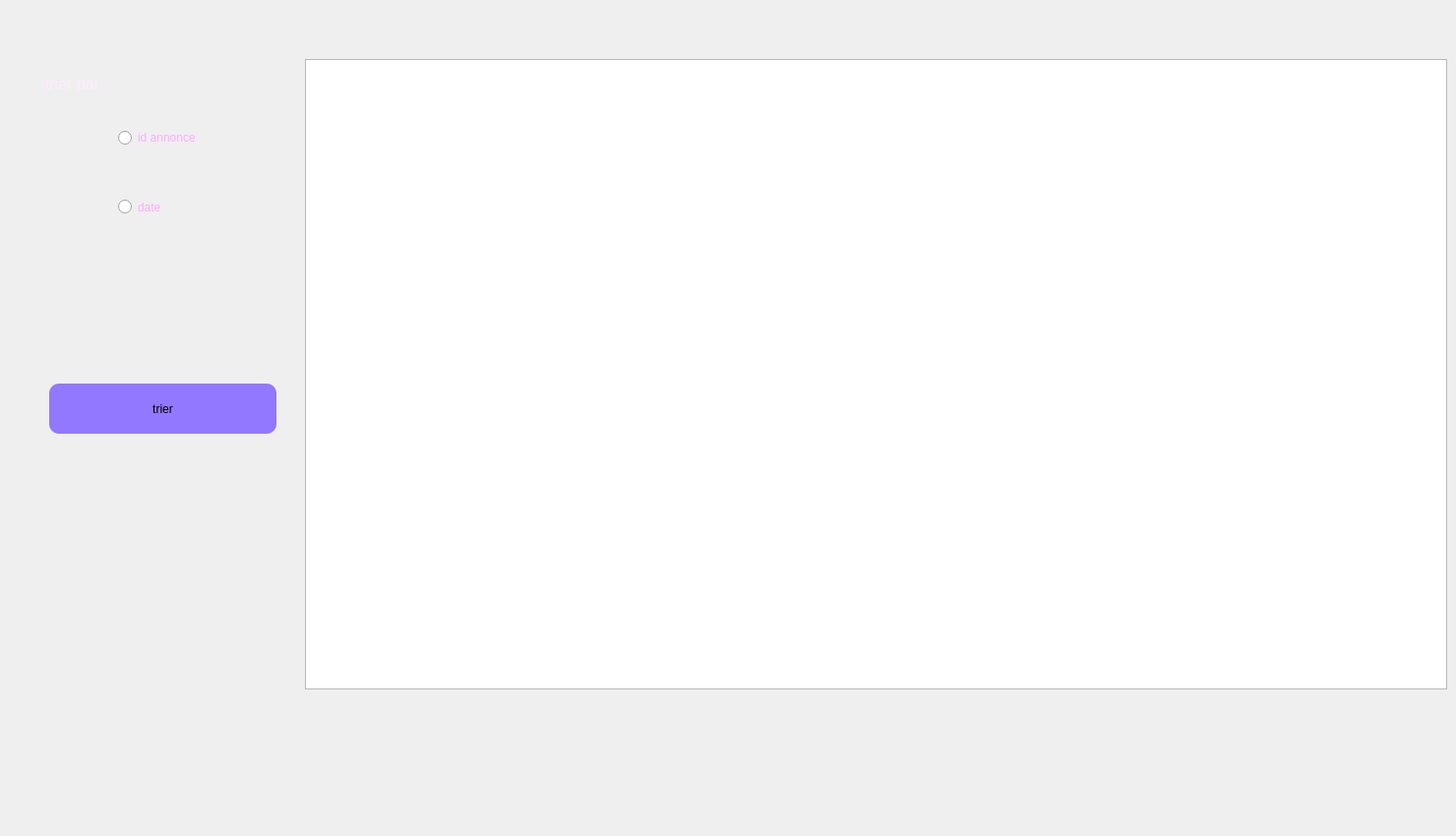
      <widget class="QWidget" name="tab_16">
       <attribute name="title">
        <string>trier</string>
       </attribute>
       <widget class="QRadioButton" name="triidan">
        <property name="geometry">
         <rect>
          <x>120</x>
          <y>130</y>
          <width>85</width>
          <height>20</height>
         </rect>
        </property>
        <property name="palette">
         <palette>
          <active>
           <colorrole role="WindowText">
            <brush brushstyle="SolidPattern">
             <color alpha="255">
              <red>255</red>
              <green>170</green>
              <blue>255</blue>
             </color>
            </brush>
           </colorrole>
          </active>
          <inactive>
           <colorrole role="WindowText">
            <brush brushstyle="SolidPattern">
             <color alpha="255">
              <red>255</red>
              <green>170</green>
              <blue>255</blue>
             </color>
            </brush>
           </colorrole>
          </inactive>
          <disabled>
           <colorrole role="WindowText">
            <brush brushstyle="SolidPattern">
             <color alpha="255">
              <red>120</red>
              <green>120</green>
              <blue>120</blue>
             </color>
            </brush>
           </colorrole>
          </disabled>
         </palette>
        </property>
        <property name="text">
         <string>id annonce</string>
        </property>
       </widget>
       <widget class="QRadioButton" name="tridate">
        <property name="geometry">
         <rect>
          <x>120</x>
          <y>200</y>
          <width>101</width>
          <height>21</height>
         </rect>
        </property>
        <property name="palette">
         <palette>
          <active>
           <colorrole role="WindowText">
            <brush brushstyle="SolidPattern">
             <color alpha="255">
              <red>255</red>
              <green>170</green>
              <blue>255</blue>
             </color>
            </brush>
           </colorrole>
          </active>
          <inactive>
           <colorrole role="WindowText">
            <brush brushstyle="SolidPattern">
             <color alpha="255">
              <red>255</red>
              <green>170</green>
              <blue>255</blue>
             </color>
            </brush>
           </colorrole>
          </inactive>
          <disabled>
           <colorrole role="WindowText">
            <brush brushstyle="SolidPattern">
             <color alpha="255">
              <red>120</red>
              <green>120</green>
              <blue>120</blue>
             </color>
            </brush>
           </colorrole>
          </disabled>
         </palette>
        </property>
        <property name="text">
         <string>date</string>
        </property>
       </widget>
       <widget class="QLabel" name="label_55">
        <property name="geometry">
         <rect>
          <x>46</x>
          <y>70</y>
          <width>341</width>
          <height>31</height>
         </rect>
        </property>
        <property name="palette">
         <palette>
          <active>
           <colorrole role="WindowText">
            <brush brushstyle="SolidPattern">
             <color alpha="255">
              <red>255</red>
              <green>235</green>
              <blue>255</blue>
             </color>
            </brush>
           </colorrole>
           <colorrole role="Button">
            <brush brushstyle="SolidPattern">
             <color alpha="255">
              <red>255</red>
              <green>255</green>
              <blue>255</blue>
             </color>
            </brush>
           </colorrole>
           <colorrole role="Light">
            <brush brushstyle="SolidPattern">
             <color alpha="255">
              <red>255</red>
              <green>255</green>
              <blue>255</blue>
             </color>
            </brush>
           </colorrole>
           <colorrole role="Midlight">
            <brush brushstyle="SolidPattern">
             <color alpha="255">
              <red>255</red>
              <green>255</green>
              <blue>255</blue>
             </color>
            </brush>
           </colorrole>
           <colorrole role="Dark">
            <brush brushstyle="SolidPattern">
             <color alpha="255">
              <red>127</red>
              <green>127</green>
              <blue>127</blue>
             </color>
            </brush>
           </colorrole>
           <colorrole role="Mid">
            <brush brushstyle="SolidPattern">
             <color alpha="255">
              <red>170</red>
              <green>170</green>
              <blue>170</blue>
             </color>
            </brush>
           </colorrole>
           <colorrole role="Text">
            <brush brushstyle="SolidPattern">
             <color alpha="255">
              <red>255</red>
              <green>170</green>
              <blue>255</blue>
             </color>
            </brush>
           </colorrole>
           <colorrole role="BrightText">
            <brush brushstyle="SolidPattern">
             <color alpha="255">
              <red>255</red>
              <green>255</green>
              <blue>255</blue>
             </color>
            </brush>
           </colorrole>
           <colorrole role="ButtonText">
            <brush brushstyle="SolidPattern">
             <color alpha="255">
              <red>0</red>
              <green>0</green>
              <blue>0</blue>
             </color>
            </brush>
           </colorrole>
           <colorrole role="Base">
            <brush brushstyle="SolidPattern">
             <color alpha="255">
              <red>255</red>
              <green>255</green>
              <blue>255</blue>
             </color>
            </brush>
           </colorrole>
           <colorrole role="Window">
            <brush brushstyle="SolidPattern">
             <color alpha="255">
              <red>255</red>
              <green>255</green>
              <blue>255</blue>
             </color>
            </brush>
           </colorrole>
           <colorrole role="Shadow">
            <brush brushstyle="SolidPattern">
             <color alpha="255">
              <red>0</red>
              <green>0</green>
              <blue>0</blue>
             </color>
            </brush>
           </colorrole>
           <colorrole role="AlternateBase">
            <brush brushstyle="SolidPattern">
             <color alpha="255">
              <red>255</red>
              <green>255</green>
              <blue>255</blue>
             </color>
            </brush>
           </colorrole>
           <colorrole role="ToolTipBase">
            <brush brushstyle="SolidPattern">
             <color alpha="255">
              <red>255</red>
              <green>255</green>
              <blue>220</blue>
             </color>
            </brush>
           </colorrole>
           <colorrole role="ToolTipText">
            <brush brushstyle="SolidPattern">
             <color alpha="255">
              <red>0</red>
              <green>0</green>
              <blue>0</blue>
             </color>
            </brush>
           </colorrole>
           <colorrole role="PlaceholderText">
            <brush brushstyle="SolidPattern">
             <color alpha="128">
              <red>0</red>
              <green>0</green>
              <blue>0</blue>
             </color>
            </brush>
           </colorrole>
          </active>
          <inactive>
           <colorrole role="WindowText">
            <brush brushstyle="SolidPattern">
             <color alpha="255">
              <red>255</red>
              <green>235</green>
              <blue>255</blue>
             </color>
            </brush>
           </colorrole>
           <colorrole role="Button">
            <brush brushstyle="SolidPattern">
             <color alpha="255">
              <red>255</red>
              <green>255</green>
              <blue>255</blue>
             </color>
            </brush>
           </colorrole>
           <colorrole role="Light">
            <brush brushstyle="SolidPattern">
             <color alpha="255">
              <red>255</red>
              <green>255</green>
              <blue>255</blue>
             </color>
            </brush>
           </colorrole>
           <colorrole role="Midlight">
            <brush brushstyle="SolidPattern">
             <color alpha="255">
              <red>255</red>
              <green>255</green>
              <blue>255</blue>
             </color>
            </brush>
           </colorrole>
           <colorrole role="Dark">
            <brush brushstyle="SolidPattern">
             <color alpha="255">
              <red>127</red>
              <green>127</green>
              <blue>127</blue>
             </color>
            </brush>
           </colorrole>
           <colorrole role="Mid">
            <brush brushstyle="SolidPattern">
             <color alpha="255">
              <red>170</red>
              <green>170</green>
              <blue>170</blue>
             </color>
            </brush>
           </colorrole>
           <colorrole role="Text">
            <brush brushstyle="SolidPattern">
             <color alpha="255">
              <red>255</red>
              <green>170</green>
              <blue>255</blue>
             </color>
            </brush>
           </colorrole>
           <colorrole role="BrightText">
            <brush brushstyle="SolidPattern">
             <color alpha="255">
              <red>255</red>
              <green>255</green>
              <blue>255</blue>
             </color>
            </brush>
           </colorrole>
           <colorrole role="ButtonText">
            <brush brushstyle="SolidPattern">
             <color alpha="255">
              <red>0</red>
              <green>0</green>
              <blue>0</blue>
             </color>
            </brush>
           </colorrole>
           <colorrole role="Base">
            <brush brushstyle="SolidPattern">
             <color alpha="255">
              <red>255</red>
              <green>255</green>
              <blue>255</blue>
             </color>
            </brush>
           </colorrole>
           <colorrole role="Window">
            <brush brushstyle="SolidPattern">
             <color alpha="255">
              <red>255</red>
              <green>255</green>
              <blue>255</blue>
             </color>
            </brush>
           </colorrole>
           <colorrole role="Shadow">
            <brush brushstyle="SolidPattern">
             <color alpha="255">
              <red>0</red>
              <green>0</green>
              <blue>0</blue>
             </color>
            </brush>
           </colorrole>
           <colorrole role="AlternateBase">
            <brush brushstyle="SolidPattern">
             <color alpha="255">
              <red>255</red>
              <green>255</green>
              <blue>255</blue>
             </color>
            </brush>
           </colorrole>
           <colorrole role="ToolTipBase">
            <brush brushstyle="SolidPattern">
             <color alpha="255">
              <red>255</red>
              <green>255</green>
              <blue>220</blue>
             </color>
            </brush>
           </colorrole>
           <colorrole role="ToolTipText">
            <brush brushstyle="SolidPattern">
             <color alpha="255">
              <red>0</red>
              <green>0</green>
              <blue>0</blue>
             </color>
            </brush>
           </colorrole>
           <colorrole role="PlaceholderText">
            <brush brushstyle="SolidPattern">
             <color alpha="128">
              <red>0</red>
              <green>0</green>
              <blue>0</blue>
             </color>
            </brush>
           </colorrole>
          </inactive>
          <disabled>
           <colorrole role="WindowText">
            <brush brushstyle="SolidPattern">
             <color alpha="255">
              <red>127</red>
              <green>127</green>
              <blue>127</blue>
             </color>
            </brush>
           </colorrole>
           <colorrole role="Button">
            <brush brushstyle="SolidPattern">
             <color alpha="255">
              <red>255</red>
              <green>255</green>
              <blue>255</blue>
             </color>
            </brush>
           </colorrole>
           <colorrole role="Light">
            <brush brushstyle="SolidPattern">
             <color alpha="255">
              <red>255</red>
              <green>255</green>
              <blue>255</blue>
             </color>
            </brush>
           </colorrole>
           <colorrole role="Midlight">
            <brush brushstyle="SolidPattern">
             <color alpha="255">
              <red>255</red>
              <green>255</green>
              <blue>255</blue>
             </color>
            </brush>
           </colorrole>
           <colorrole role="Dark">
            <brush brushstyle="SolidPattern">
             <color alpha="255">
              <red>127</red>
              <green>127</green>
              <blue>127</blue>
             </color>
            </brush>
           </colorrole>
           <colorrole role="Mid">
            <brush brushstyle="SolidPattern">
             <color alpha="255">
              <red>170</red>
              <green>170</green>
              <blue>170</blue>
             </color>
            </brush>
           </colorrole>
           <colorrole role="Text">
            <brush brushstyle="SolidPattern">
             <color alpha="255">
              <red>127</red>
              <green>127</green>
              <blue>127</blue>
             </color>
            </brush>
           </colorrole>
           <colorrole role="BrightText">
            <brush brushstyle="SolidPattern">
             <color alpha="255">
              <red>255</red>
              <green>255</green>
              <blue>255</blue>
             </color>
            </brush>
           </colorrole>
           <colorrole role="ButtonText">
            <brush brushstyle="SolidPattern">
             <color alpha="255">
              <red>127</red>
              <green>127</green>
              <blue>127</blue>
             </color>
            </brush>
           </colorrole>
           <colorrole role="Base">
            <brush brushstyle="SolidPattern">
             <color alpha="255">
              <red>255</red>
              <green>255</green>
              <blue>255</blue>
             </color>
            </brush>
           </colorrole>
           <colorrole role="Window">
            <brush brushstyle="SolidPattern">
             <color alpha="255">
              <red>255</red>
              <green>255</green>
              <blue>255</blue>
             </color>
            </brush>
           </colorrole>
           <colorrole role="Shadow">
            <brush brushstyle="SolidPattern">
             <color alpha="255">
              <red>0</red>
              <green>0</green>
              <blue>0</blue>
             </color>
            </brush>
           </colorrole>
           <colorrole role="AlternateBase">
            <brush brushstyle="SolidPattern">
             <color alpha="255">
              <red>255</red>
              <green>255</green>
              <blue>255</blue>
             </color>
            </brush>
           </colorrole>
           <colorrole role="ToolTipBase">
            <brush brushstyle="SolidPattern">
             <color alpha="255">
              <red>255</red>
              <green>255</green>
              <blue>220</blue>
             </color>
            </brush>
           </colorrole>
           <colorrole role="ToolTipText">
            <brush brushstyle="SolidPattern">
             <color alpha="255">
              <red>0</red>
              <green>0</green>
              <blue>0</blue>
             </color>
            </brush>
           </colorrole>
           <colorrole role="PlaceholderText">
            <brush brushstyle="SolidPattern">
             <color alpha="128">
              <red>0</red>
              <green>0</green>
              <blue>0</blue>
             </color>
            </brush>
           </colorrole>
          </disabled>
         </palette>
        </property>
        <property name="text">
         <string>&lt;html&gt;&lt;head/&gt;&lt;body&gt;&lt;p&gt;&lt;span style=&quot; font-size:12pt;&quot;&gt;trier par :&lt;/span&gt;&lt;/p&gt;&lt;/body&gt;&lt;/html&gt;</string>
        </property>
       </widget>
       <widget class="QPushButton" name="trierannonce">
        <property name="geometry">
         <rect>
          <x>50</x>
          <y>390</y>
          <width>231</width>
          <height>51</height>
         </rect>
        </property>
        <property name="cursor">
         <cursorShape>PointingHandCursor</cursorShape>
        </property>
        <property name="styleSheet">
         <string notr="true">background-color: rgb(0, 0, 255);
background-color: rgb(145, 120, 255);
border-radius: 10px;</string>
        </property>
        <property name="text">
         <string>trier</string>
        </property>
       </widget>
       <widget class="QLabel" name="label_39">
        <property name="geometry">
         <rect>
          <x>0</x>
          <y>0</y>
          <width>1391</width>
          <height>841</height>
         </rect>
        </property>
        <property name="text">
         <string/>
        </property>
        <property name="pixmap">
         <pixmap>../images/bg.v1.jpg</pixmap>
        </property>
       </widget>
       <widget class="QTableView" name="taban_3">
        <property name="geometry">
         <rect>
          <x>310</x>
          <y>60</y>
          <width>1161</width>
          <height>641</height>
         </rect>
        </property>
       </widget>
       <zorder>label_39</zorder>
       <zorder>triidan</zorder>
       <zorder>tridate</zorder>
       <zorder>label_55</zorder>
       <zorder>trierannonce</zorder>
       <zorder>taban_3</zorder>
      </widget>
